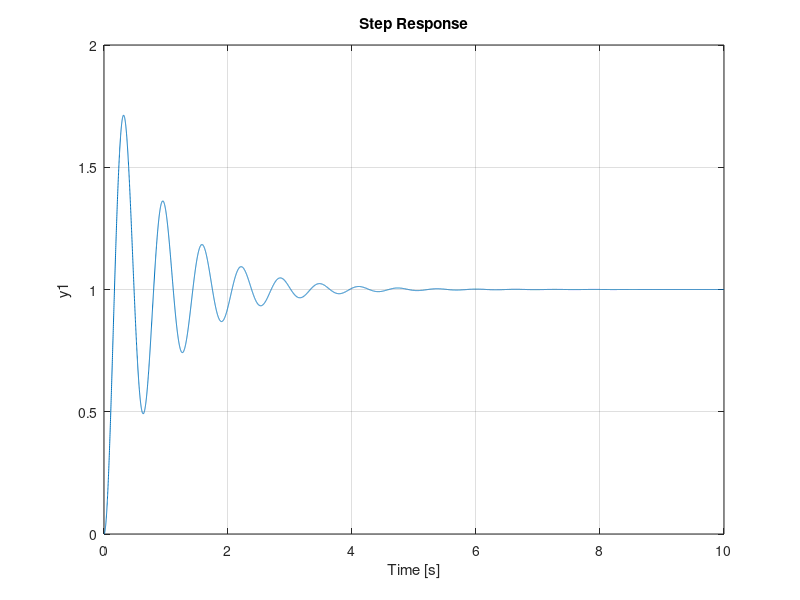
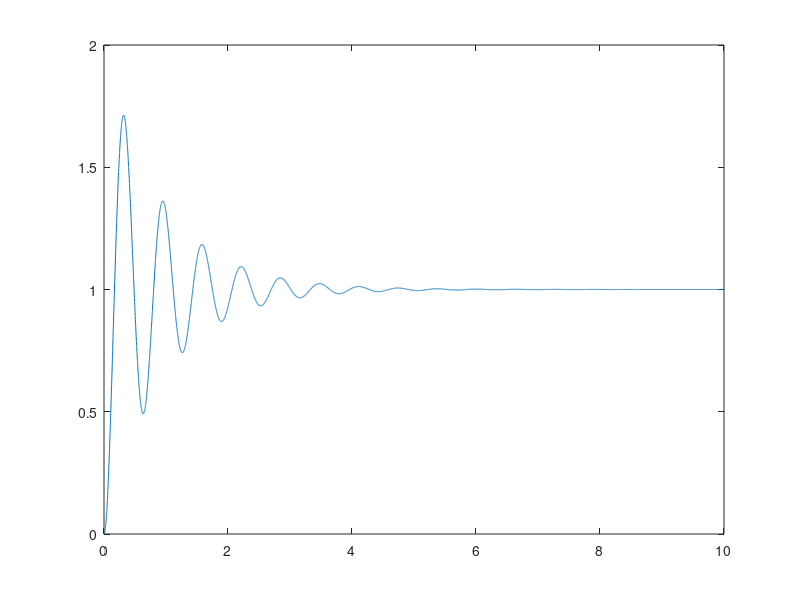

Here is the MATLAB script that generated these plots, in order:
clear
close all
clc


%% calculate system values
c = 15;     % N/(m/sec)
k = 700;    % N/m,
m = 7;      % kg
w_n = sqrt(k/m)     % natural frequency in rad/sec
z = c/(2*sqrt(k*m)) % damping ratio
w_d = w_n*sqrt(1-z^2);   % damped natural frequency

%% calculate transfer function G(s)
B = [w_n^2];
A = [1 2*z*w_n w_n^2];
G = tf(B,A) % build the transfer function


%% Plot one below the other step response, impulse response, ramp response
% time range setup
T_max = 10;         % run the test to 10 seconds
dt = T_max*1e-4;    % find the delta-t value 
t = 0:dt:T_max;     % build the time vector

figure(1)
hold on
step(G,t)
ylim([0 2])


%% Check the limulink numbers
tr = 0.169
tp = 0.317
Mp = 0.713

z
test_phi = pi*(1-(tr/tp))

z_1 = sqrt(1-sin(test_phi)^2)
z_2 = abs(log(Mp))/sqrt(pi^2+(log(Mp))^2)


%% plot x(t)

phi = asin(sqrt(1-z^2));
xx = 1-((1/(sqrt(1-z^2))).* exp(-z*w_n*t) .* sin(w_d*t+phi));

figure()
plot(t,xx)


